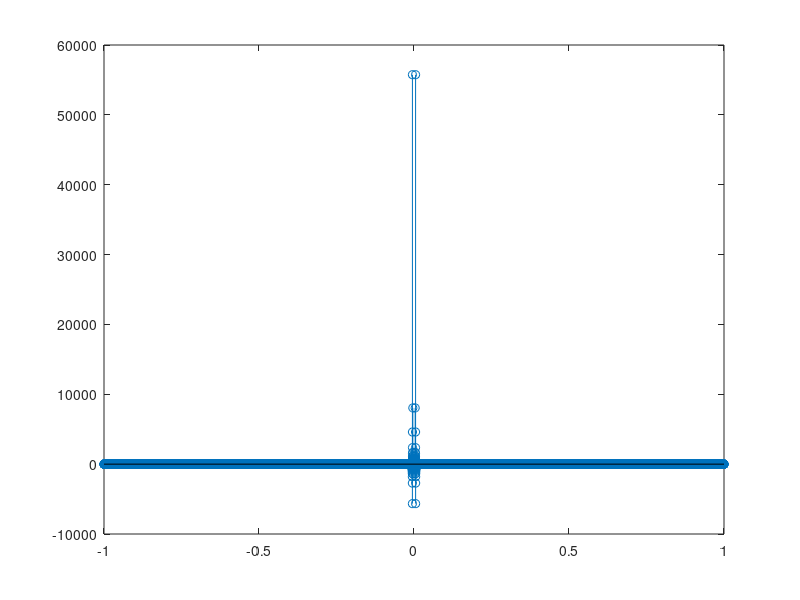

Write MATLAB code to recreate this figure. (Note: this script raises an error after producing the figure.)
samplingFreq = 20*10^3; % sampling frequency
signal_frequency = 240; % radians/sec
signal_time = 1; % in seconds
N = signal_time/(1/samplingFreq); % total samples in input signal
t = linspace(0,signal_time,N);
Signal_no_noise = (cos(signal_frequency*t) + 20*sin((signal_frequency+81)*t));
f = linspace(-1,0,N/2+1);
f = [linspace(0,1,N/2) f(1:(N/2))];
out = fft(Signal_no_noise);
figure(1);
stem (f,real(out));
out2 = myfft(Signal_no_noise);
figure(2);

